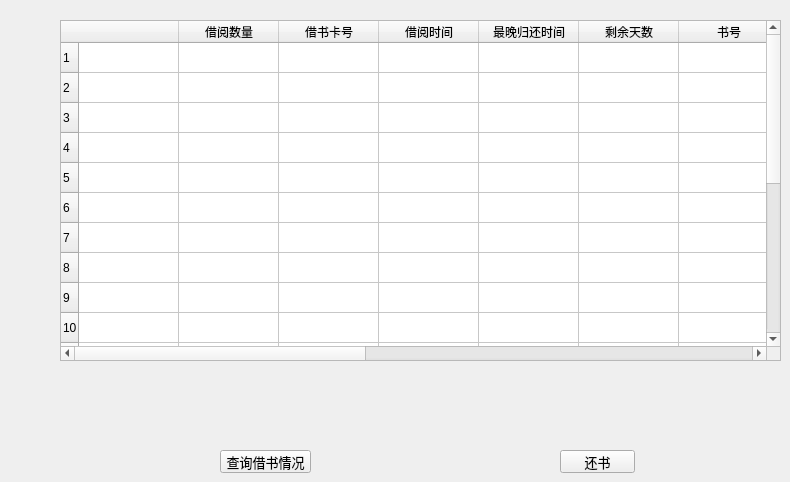
    <widget class="QWidget" name="return_Book">
     <attribute name="title">
      <string>还书/查询</string>
     </attribute>
     <widget class="QTableWidget" name="check_table">
      <property name="geometry">
       <rect>
        <x>60</x>
        <y>20</y>
        <width>721</width>
        <height>341</height>
       </rect>
      </property>
      <row>
       <property name="text">
        <string>1</string>
       </property>
      </row>
      <row>
       <property name="text">
        <string>2</string>
       </property>
      </row>
      <row>
       <property name="text">
        <string>3</string>
       </property>
      </row>
      <row>
       <property name="text">
        <string>4</string>
       </property>
      </row>
      <row>
       <property name="text">
        <string>5</string>
       </property>
      </row>
      <row>
       <property name="text">
        <string>6</string>
       </property>
      </row>
      <row>
       <property name="text">
        <string>7</string>
       </property>
      </row>
      <row>
       <property name="text">
        <string>8</string>
       </property>
      </row>
      <row>
       <property name="text">
        <string>9</string>
       </property>
      </row>
      <row>
       <property name="text">
        <string>10</string>
       </property>
      </row>
      <row>
       <property name="text">
        <string>11</string>
       </property>
      </row>
      <row>
       <property name="text">
        <string>12</string>
       </property>
      </row>
      <row>
       <property name="text">
        <string>13</string>
       </property>
      </row>
      <row>
       <property name="text">
        <string>14</string>
       </property>
      </row>
      <row>
       <property name="text">
        <string>15</string>
       </property>
      </row>
      <row>
       <property name="text">
        <string>16</string>
       </property>
      </row>
      <row>
       <property name="text">
        <string>17</string>
       </property>
      </row>
      <row>
       <property name="text">
        <string>18</string>
       </property>
      </row>
      <row>
       <property name="text">
        <string>19</string>
       </property>
      </row>
      <row>
       <property name="text">
        <string>20</string>
       </property>
      </row>
      <column>
       <property name="text">
        <string/>
       </property>
      </column>
      <column>
       <property name="text">
        <string>借阅数量</string>
       </property>
      </column>
      <column>
       <property name="text">
        <string>借书卡号</string>
       </property>
      </column>
      <column>
       <property name="text">
        <string>借阅时间</string>
       </property>
      </column>
      <column>
       <property name="text">
        <string>最晚归还时间</string>
       </property>
      </column>
      <column>
       <property name="text">
        <string>剩余天数</string>
       </property>
      </column>
      <column>
       <property name="text">
        <string>书号</string>
       </property>
      </column>
      <column>
       <property name="text">
        <string>书名</string>
       </property>
      </column>
      <column>
       <property name="text">
        <string>价格</string>
       </property>
      </column>
      <column>
       <property name="text">
        <string>剩余库存</string>
       </property>
      </column>
      <column>
       <property name="text">
        <string>入库时间</string>
       </property>
      </column>
      <column>
       <property name="text">
        <string>出版社</string>
       </property>
      </column>
      <column>
       <property name="text">
        <string>出版日期</string>
       </property>
      </column>
      <column>
       <property name="text">
        <string>类别</string>
       </property>
      </column>
      <item row="0" column="0">
       <property name="text">
        <string/>
       </property>
       <property name="checkState">
        <enum>Unchecked</enum>
       </property>
      </item>
      <item row="0" column="9">
       <property name="text">
        <string/>
       </property>
       <property name="font">
        <font>
         <weight>50</weight>
         <bold>false</bold>
        </font>
       </property>
      </item>
      <item row="1" column="0">
       <property name="text">
        <string/>
       </property>
       <property name="checkState">
        <enum>Unchecked</enum>
       </property>
      </item>
      <item row="2" column="0">
       <property name="text">
        <string/>
       </property>
       <property name="checkState">
        <enum>Unchecked</enum>
       </property>
      </item>
      <item row="3" column="0">
       <property name="text">
        <string/>
       </property>
       <property name="checkState">
        <enum>Unchecked</enum>
       </property>
      </item>
      <item row="4" column="0">
       <property name="text">
        <string/>
       </property>
       <property name="checkState">
        <enum>Unchecked</enum>
       </property>
      </item>
      <item row="5" column="0">
       <property name="text">
        <string/>
       </property>
       <property name="checkState">
        <enum>Unchecked</enum>
       </property>
      </item>
      <item row="6" column="0">
       <property name="text">
        <string/>
       </property>
       <property name="checkState">
        <enum>Unchecked</enum>
       </property>
      </item>
      <item row="7" column="0">
       <property name="text">
        <string/>
       </property>
       <property name="checkState">
        <enum>Unchecked</enum>
       </property>
      </item>
      <item row="8" column="0">
       <property name="text">
        <string/>
       </property>
       <property name="checkState">
        <enum>Unchecked</enum>
       </property>
      </item>
      <item row="9" column="0">
       <property name="text">
        <string/>
       </property>
       <property name="checkState">
        <enum>Unchecked</enum>
       </property>
      </item>
      <item row="10" column="0">
       <property name="text">
        <string/>
       </property>
       <property name="checkState">
        <enum>Unchecked</enum>
       </property>
      </item>
      <item row="11" column="0">
       <property name="text">
        <string/>
       </property>
       <property name="checkState">
        <enum>Unchecked</enum>
       </property>
      </item>
      <item row="12" column="0">
       <property name="text">
        <string/>
       </property>
       <property name="checkState">
        <enum>Unchecked</enum>
       </property>
      </item>
      <item row="13" column="0">
       <property name="text">
        <string/>
       </property>
       <property name="checkState">
        <enum>Unchecked</enum>
       </property>
      </item>
      <item row="14" column="0">
       <property name="text">
        <string/>
       </property>
       <property name="checkState">
        <enum>Unchecked</enum>
       </property>
      </item>
      <item row="15" column="0">
       <property name="text">
        <string/>
       </property>
       <property name="checkState">
        <enum>Unchecked</enum>
       </property>
      </item>
      <item row="16" column="0">
       <property name="text">
        <string/>
       </property>
       <property name="checkState">
        <enum>Unchecked</enum>
       </property>
      </item>
      <item row="17" column="0">
       <property name="text">
        <string/>
       </property>
       <property name="checkState">
        <enum>Unchecked</enum>
       </property>
      </item>
      <item row="18" column="0">
       <property name="text">
        <string/>
       </property>
       <property name="checkState">
        <enum>Unchecked</enum>
       </property>
      </item>
      <item row="19" column="0">
       <property name="text">
        <string/>
       </property>
       <property name="checkState">
        <enum>Unchecked</enum>
       </property>
      </item>
     </widget>
     <widget class="QPushButton" name="check_info">
      <property name="geometry">
       <rect>
        <x>220</x>
        <y>450</y>
        <width>91</width>
        <height>23</height>
       </rect>
      </property>
      <property name="font">
       <font>
        <pointsize>10</pointsize>
       </font>
      </property>
      <property name="text">
       <string>查询借书情况</string>
      </property>
     </widget>
     <widget class="QPushButton" name="return_book">
      <property name="geometry">
       <rect>
        <x>560</x>
        <y>450</y>
        <width>75</width>
        <height>23</height>
       </rect>
      </property>
      <property name="font">
       <font>
        <pointsize>10</pointsize>
       </font>
      </property>
      <property name="text">
       <string>还书</string>
      </property>
     </widget>
    </widget>
